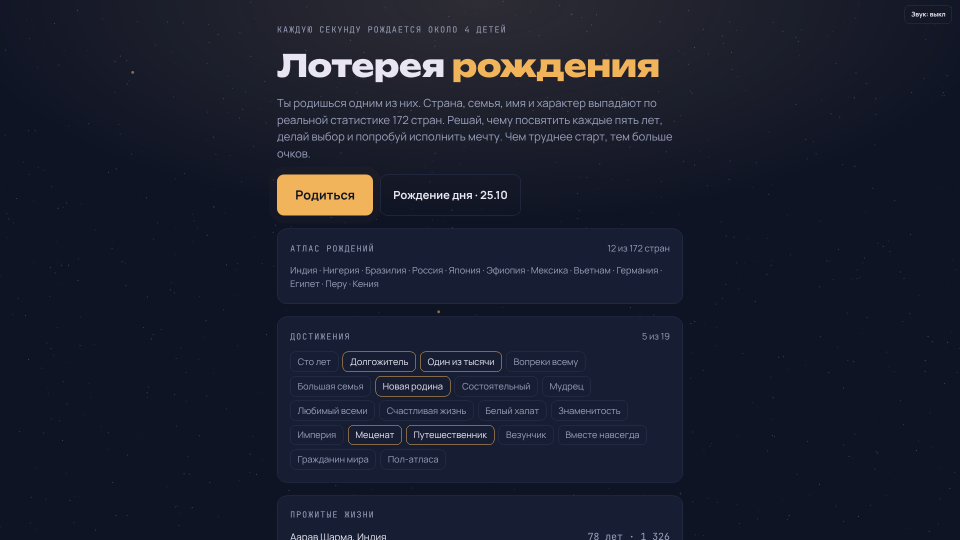
#> input picture store/screenshots/steam/01-start.png, 1920 x 1080 px (shown at 1/2 size)
$ python capsules.py
#> lines starting #> are read from the running program, lines starting #| are printed output that depends on the picture
# Steam capsules and library art from the start screenshot and the app icon.
# Run: python3 scripts/capsules.py  (needs Pillow and the DejaVu Sans Bold font)
from PIL import Image, ImageDraw, ImageFont, ImageFilter
import os

ROOT = os.path.join(os.path.dirname(__file__), "..")
SRC = os.path.join(ROOT, "store", "screenshots", "steam", "01-start.png")
ICON = os.path.join(ROOT, "store", "icon-1024.png")
OUT = os.path.join(ROOT, "store", "steam")
FONT = "/usr/share/fonts/truetype/dejavu/DejaVuSans-Bold.ttf"
SUB_FONT = "/usr/share/fonts/truetype/dejavu/DejaVuSans.ttf"

def cover(img, w, h, focus=0.5):
#> called with w = 460, h = 215, focus = 0.5
    s = max(w / img.width, h / img.height)
#> s = 0.24
    im = img.resize((round(img.width * s), round(img.height * s)), Image.LANCZOS)
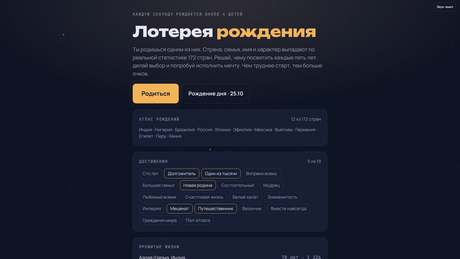
#> im: PIL image 460x259 RGB; mean R, G, B 26, 29.9, 44.8
    x = round((im.width - w) * focus)
#> x = 0
    y = (im.height - h) // 2
#> y = 22
    return im.crop((x, y, x + w, y + h))
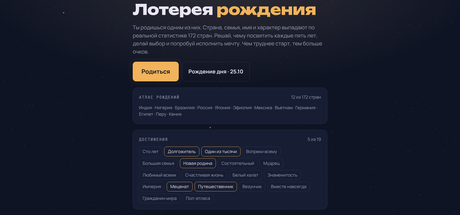
#> returned value: PIL image 460x215 RGB; mean R, G, B 26, 29.9, 44.8

def shade(img, top=0.35, bottom=0.85):
    # darken the picture toward the bottom so the title stays readable
#> called with top = 0.35, bottom = 0.85
    w, h = img.size
#> w = 460; h = 215
    grad = Image.new("L", (1, h))
    for y in range(h):
        t = y / max(1, h - 1)
        grad.putpixel((0, y), int(255 * (top + (bottom - top) * t)))
#> this loop made 215 passes
#> t on passes 1 to 3: 0, 0.00467, 0.00935
    mask = grad.resize((w, h))
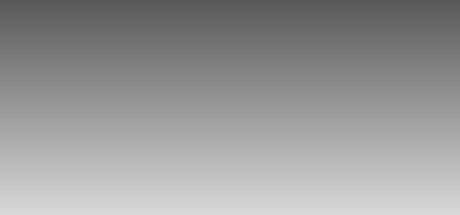
#> mask: PIL image 460x215 L; min 89, max 216, mean 152.5
    dark = Image.new("RGB", (w, h), (15, 20, 36))
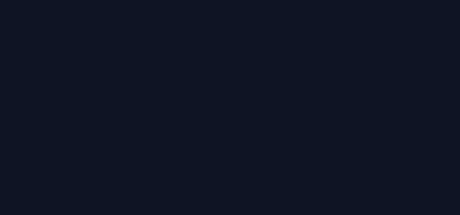
#> dark: PIL image 460x215 RGB; mean R, G, B 15, 20, 36
    return Image.composite(dark, img, mask)
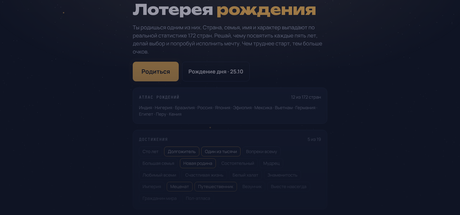
#> returned value: PIL image 460x215 RGB; mean R, G, B 20.4, 24.7, 39.8

def fit(d, text, path, size, max_w):
    # shrink the font until the line fits the width
    while size > 8:
        f = ImageFont.truetype(path, size)
        if d.textlength(text, font=f) <= max_w:
            return f
        size -= 2
    return ImageFont.truetype(path, size)

def title(img, text, sub, size, pad):
    d = ImageDraw.Draw(img)
    w, h = img.size
    max_w = w - 2 * pad
    f = fit(d, text, FONT, size, max_w)
    fs = fit(d, sub, SUB_FONT, max(12, size // 3), max_w) if sub else None
    sub_h = fs.size + 4 if fs else 0
    y = h - pad - sub_h - f.size - (f.size // 4 if fs else 0)
    d.text((pad, y), text, font=f, fill=(242, 180, 90))
    if fs:
        d.text((pad, h - pad - sub_h), sub, font=fs, fill=(233, 230, 242))
    return img

def capsule(w, h, name, focus, size, sub=None, icon=True, out=None):
    base = shade(cover(Image.open(SRC).convert("RGB"), w, h, focus))
    if icon:
#> (the run stopped early here; a loop or call above may not have finished)

$ run again, with store/screenshots/android-phone/02-birth.png copied over store/screenshots/steam/01-start.png
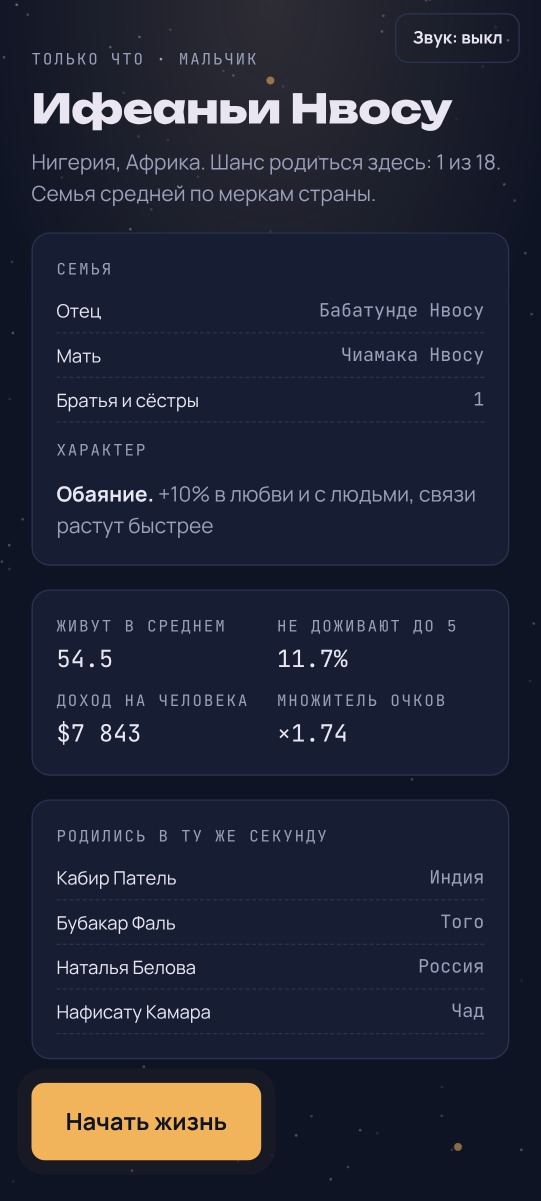
#> input picture store/screenshots/android-phone/02-birth.png, 1082 x 2402 px (shown at 1/2 size)
#> s = 0.425
#> in cover, `return im.crop((x, y, x + w, y + h))`:
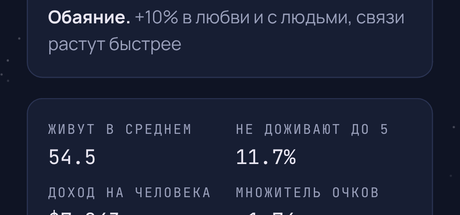
#> returned value: PIL image 460x215 RGB; mean R, G, B 27.3, 33.8, 54
#> w = 460; h = 215
#> the loop in shade, `for y in range(h):` made 215 passes
#> t on passes 1 to 3: 0, 0.00467, 0.00935
#> in shade, `return Image.composite(dark, img, mask)`:
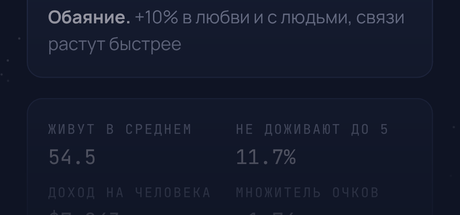
#> returned value: PIL image 460x215 RGB; mean R, G, B 20, 25.6, 43.3

$ run again, with store/screenshots/android-phone/03-choice.png copied over store/screenshots/steam/01-start.png
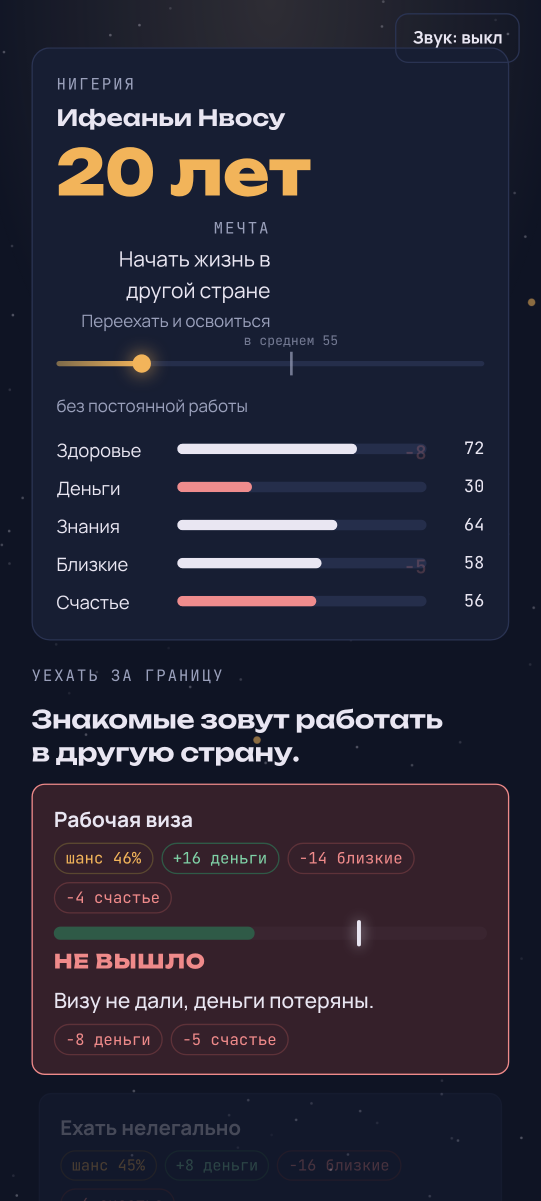
#> input picture store/screenshots/android-phone/03-choice.png, 1082 x 2402 px (shown at 1/2 size)
#> s = 0.425
#> in cover, `return im.crop((x, y, x + w, y + h))`:
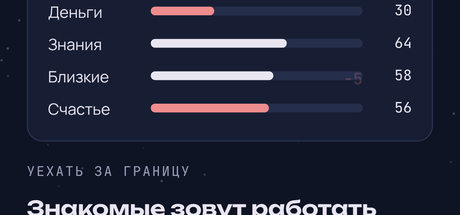
#> returned value: PIL image 460x215 RGB; mean R, G, B 35.9, 40, 58.6
#> w = 460; h = 215
#> the loop in shade, `for y in range(h):` made 215 passes
#> t on passes 1 to 3: 0, 0.00467, 0.00935
#> in shade, `return Image.composite(dark, img, mask)`:
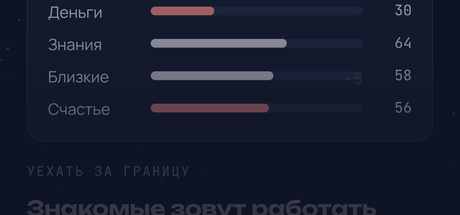
#> returned value: PIL image 460x215 RGB; mean R, G, B 23.7, 28.2, 45.6
